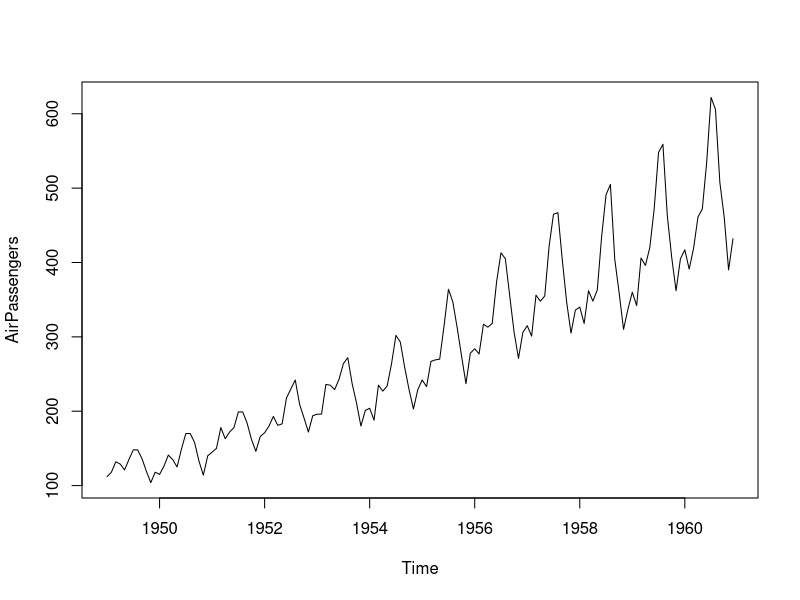
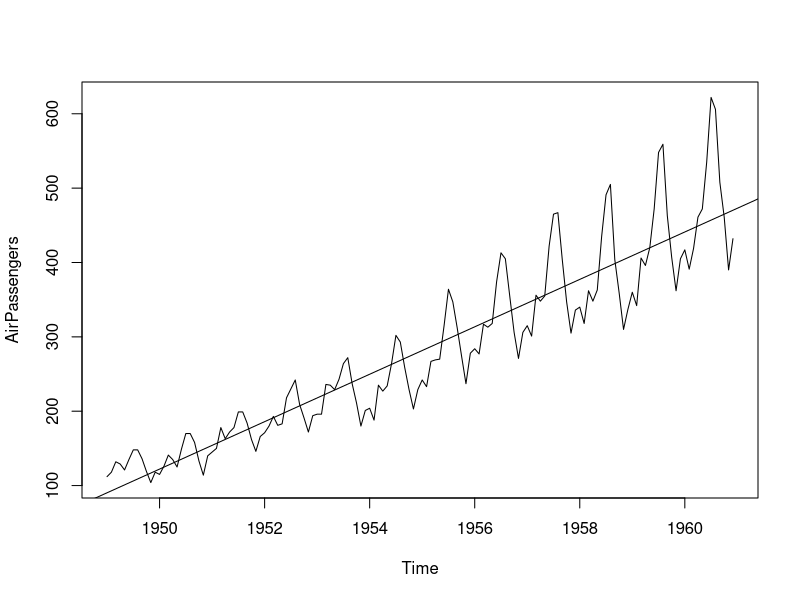
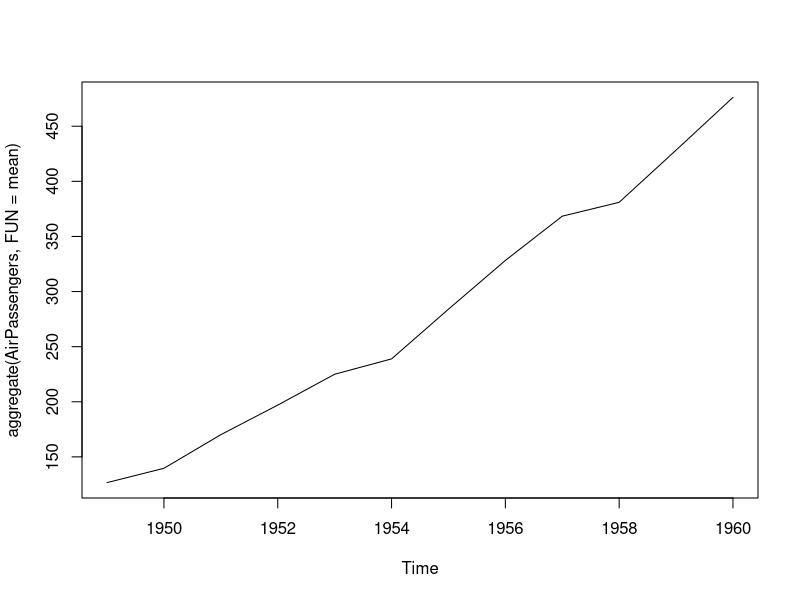
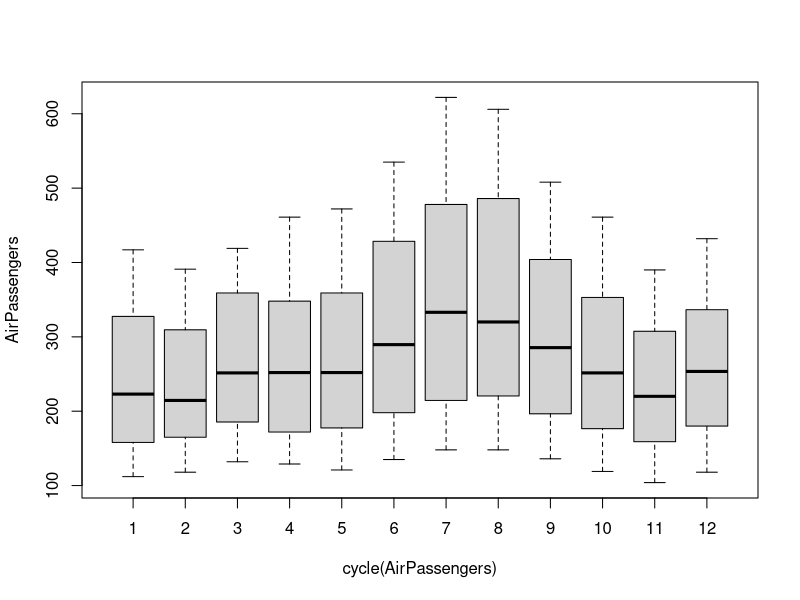
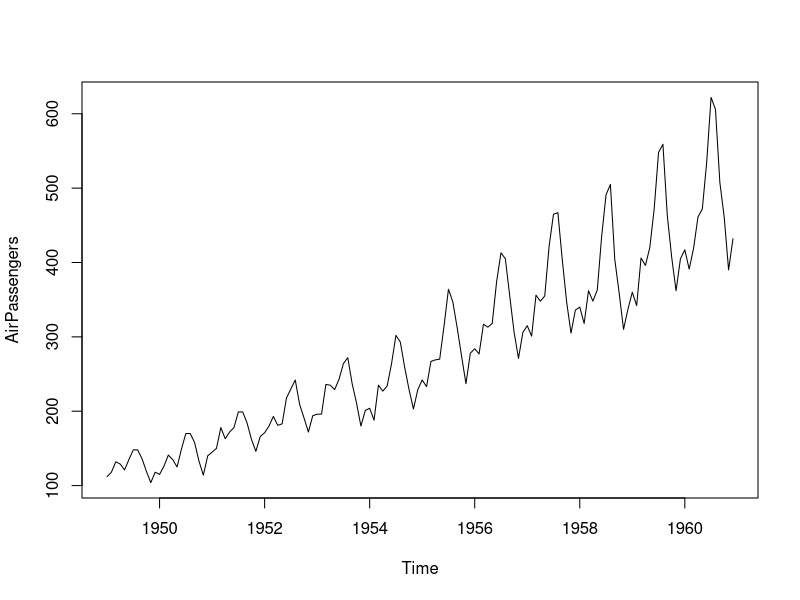
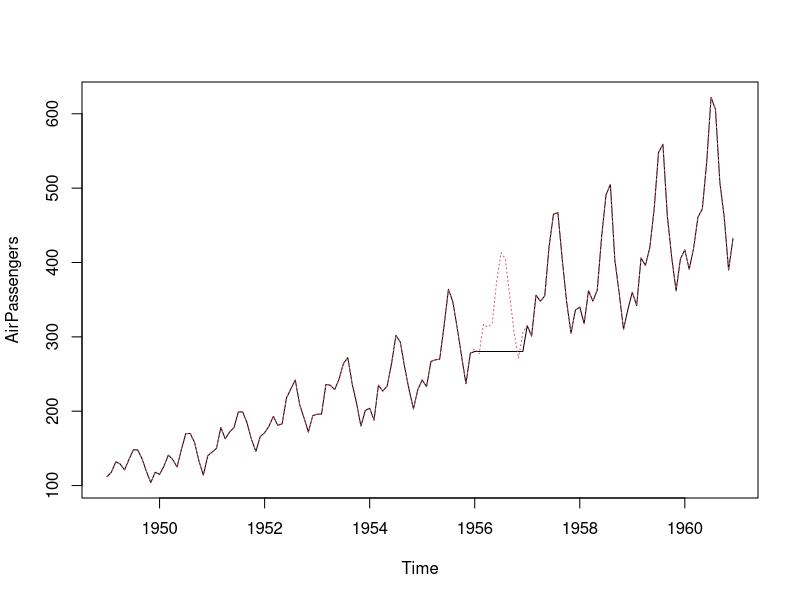
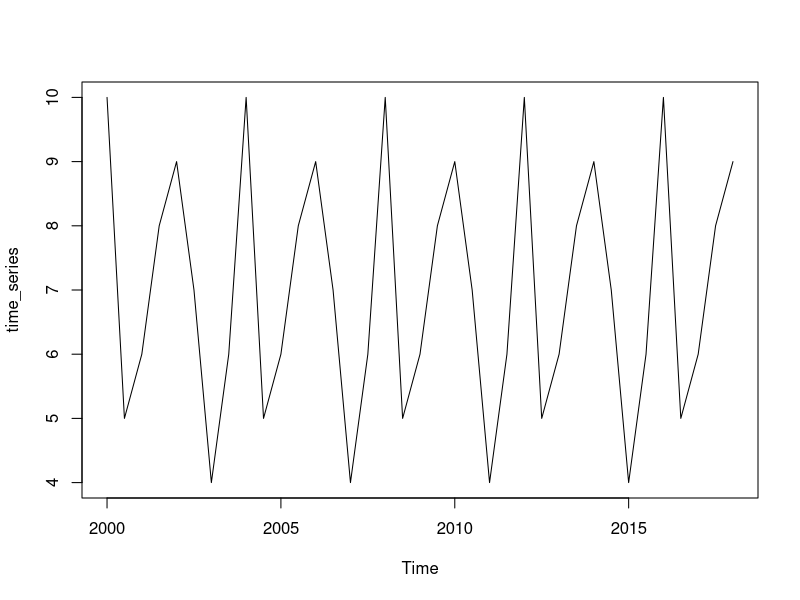

Write R code to recreate these figures, in order.
## ---- chunk 1
knitr::opts_chunk$set(echo = TRUE)
## ---- chunk 2
library(tidyr)

data(AirPassengers)
class(AirPassengers)
## ---- chunk 3
# Plot AirPassengers
plot(AirPassengers)

# View the start and end dates of AirPassengers
start(AirPassengers)
end(AirPassengers)

# Use time(), deltat(), frequency(), and cycle() with AirPassengers 
time(AirPassengers)
deltat(AirPassengers)
frequency(AirPassengers)
cycle(AirPassengers)

plot(AirPassengers)
abline(reg=lm(AirPassengers~time(AirPassengers)))

plot(aggregate(AirPassengers,FUN = mean))
boxplot(AirPassengers~cycle(AirPassengers))

## ---- chunk 4
# Plot the AirPassengers data
plot(AirPassengers)

# Compute the mean of AirPassengers
# Impute mean values to NA in AirPassengers
AirPassengers[85:96] <- mean(AirPassengers, na.rm = T)

# Generate another plot of AirPassengers
plot(AirPassengers)

# Add the complete AirPassengers data to your plot
rm(AirPassengers)
points(AirPassengers, type = "l", col = 2, lty = 3)
## ---- chunk 5
data_vector = c(10,5,6,8,9,7,4,6,10,5,6,8,9,7,4,6,10,5,6,8,9,7,4,6,10,5,6,8,9,7,4,6)
time_series = ts(data_vector, start = 2000,end = 2018, frequency = 2)
is.ts(time_series)
plot(time_series)
